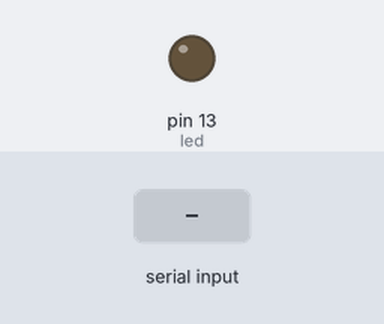
A sketch run on a simulated Arduino Uno, built with avr-gcc and run on an emulated ATmega328P. On the bench: output pins drawn as LEDs (lit = HIGH). Inputs (shaded band) come from the test bench.

Above: at 1.2 s.
1.3 s: byte 1 (1) received over Serial
At 2.4 s:
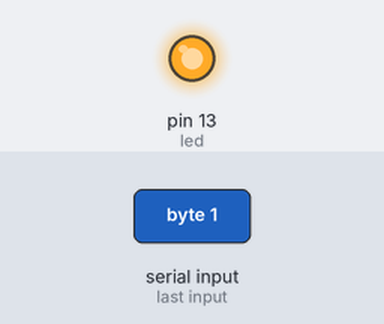
Timing chart, 0 to 4.3 s (numbered marks = the images above; inputs shaded):
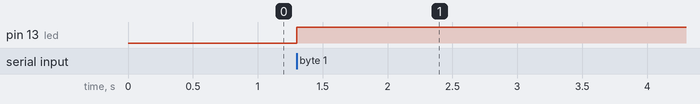

The sketch:

ArduinoKinnection.ino
```cpp
int incomingByte = 0;   // for incoming serial data
int led = 13;

void setup() {
  Serial.begin(9600);     // opens serial port, sets data rate to 9600 bps
  pinMode(led, OUTPUT);
}

void loop() {

         // send data only when you receive data:
         if (Serial.available() > 0) {
                 // read the incoming byte:
                 incomingByte = Serial.read();

                 if(incomingByte == 1)
                 {
                   digitalWrite(led, HIGH);
                 }

                 if(incomingByte == 0)
                 {
                   digitalWrite(led, LOW);
                 }
         }
}
```

Measured:
- after the input at 1.3 s, pin 13 (led): LOW → HIGH at once
